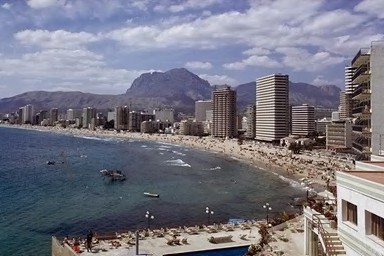
#> input picture Trufor_main/test_docker/images/pristine1.jpg, 384 x 256 px
$ python -i npz_to_png.py   (imports and definitions only)   (older library calls are emulated)
#> lines starting #> are read from the running program, lines starting #| are printed output that depends on the picture
#> further down, picture is the input picture: shape (256, 384, 3); mean B, G, R 131.4, 118.6, 119.1
import os
import numpy as np
import cv2
from PIL import Image, ExifTags


# [109 lines left out: functions npz_to_outputs, extract_exif_anomalies, not called in this run]

def compute_image_metrics(image):
    gray = cv2.cvtColor(image, cv2.COLOR_BGR2GRAY)
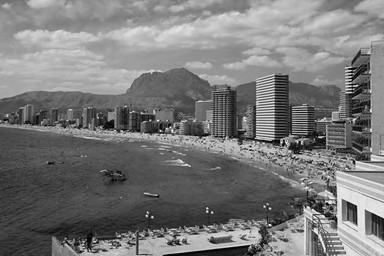
#> gray: shape (256, 384); min 1, max 251, mean 120.2

    blur = cv2.Laplacian(gray, cv2.CV_64F).var()
#> blur = 3040.8
    noise = np.std(gray) / 255.0
#> noise = 0.201

    edges = cv2.Canny(gray, 80, 160)
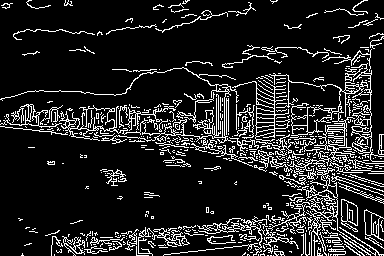
#> edges: shape (256, 384); 13.8% white in thin lines or dots
    edge_density = np.mean(edges) / 255.0
#> edge_density = 0.138

    blockiness = np.std(gray[::8, :] - gray[1::8, :]) / 255.0
#> blockiness = 0.454
    ringing = np.mean(np.abs(cv2.Laplacian(gray, cv2.CV_32F))) / 255.0
#> ringing = 0.117

    hsv = cv2.cvtColor(image, cv2.COLOR_BGR2HSV)
#> hsv: shape (256, 384, 3); mean H, S, V 87.8, 55.3, 138.1
    saturation = np.mean(hsv[:, :, 1]) / 255.0
#> saturation = 0.217

    return {
        "blur": round(blur, 1),
        "noise": round(noise, 3),
        "edge_density": round(edge_density, 3),
        "blockiness": round(blockiness, 3),
        "ringing": round(ringing, 3),
        "saturation": round(saturation, 3)
    }

>>> import cv2
>>> picture = cv2.imread('../Trufor_main/test_docker/images/pristine1.jpg')
>>> result = compute_image_metrics(picture)
#> result = {'blur': 3040.8, 'noise': 0.201, 'edge_density': 0.138, 'blockiness': 0.454, 'ringing': 0.117, 'saturation': 0.217}

$ run again, on Trufor_main/test_docker/images/pristine2.jpg
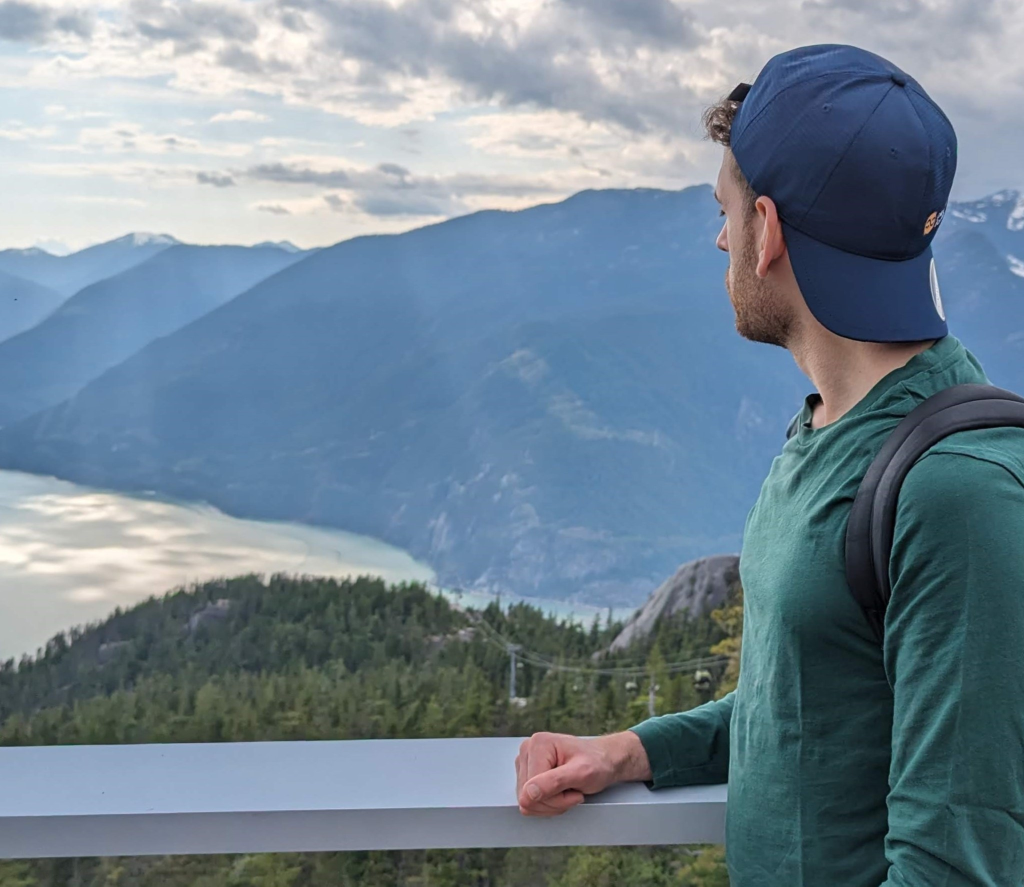
#> input picture Trufor_main/test_docker/images/pristine2.jpg, 2048 x 1773 px (shown at 1/2 size)
#> picture is the input picture: shape (1773, 2048, 3); mean B, G, R 146.3, 132.8, 114.9
#> in compute_image_metrics, `gray = cv2.cvtColor(image, cv2.COLOR_BGR2GRAY)`:
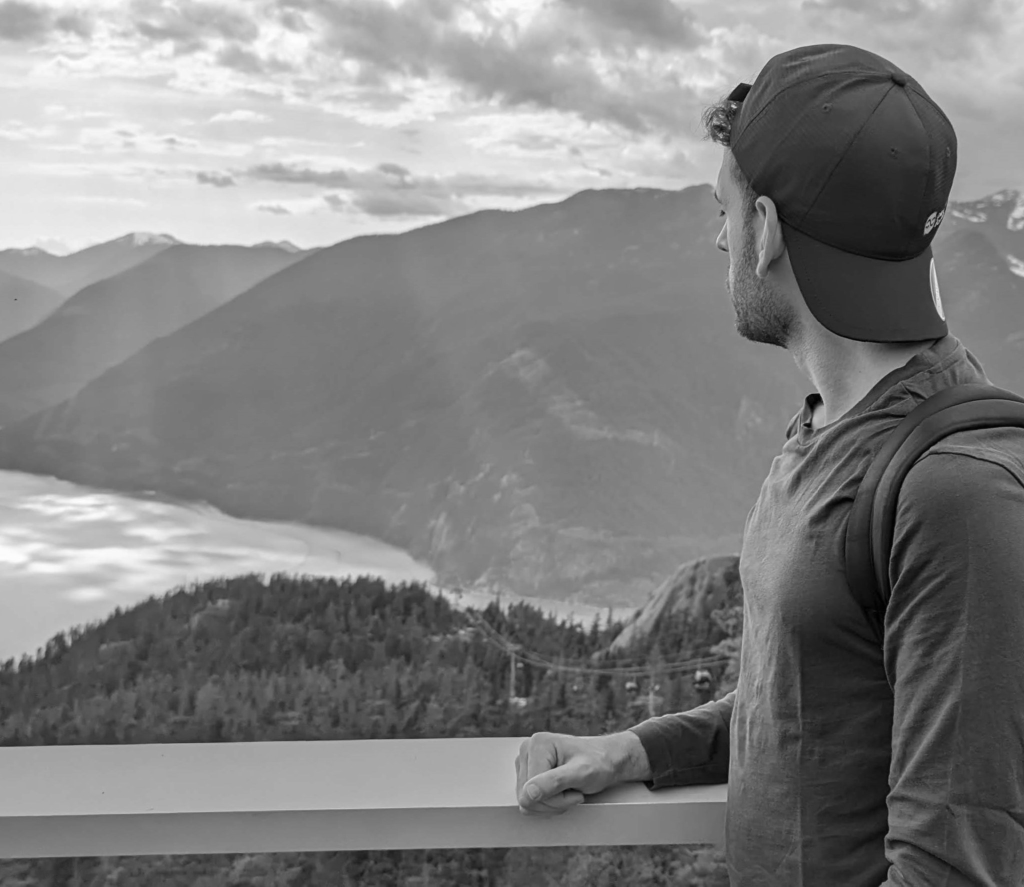
#> gray: shape (1773, 2048) (shown at 1/2 size); min 0, max 254, mean 129
#> blur = 14.48
#> noise = 0.222
#> in compute_image_metrics, `edges = cv2.Canny(gray, 80, 160)`:
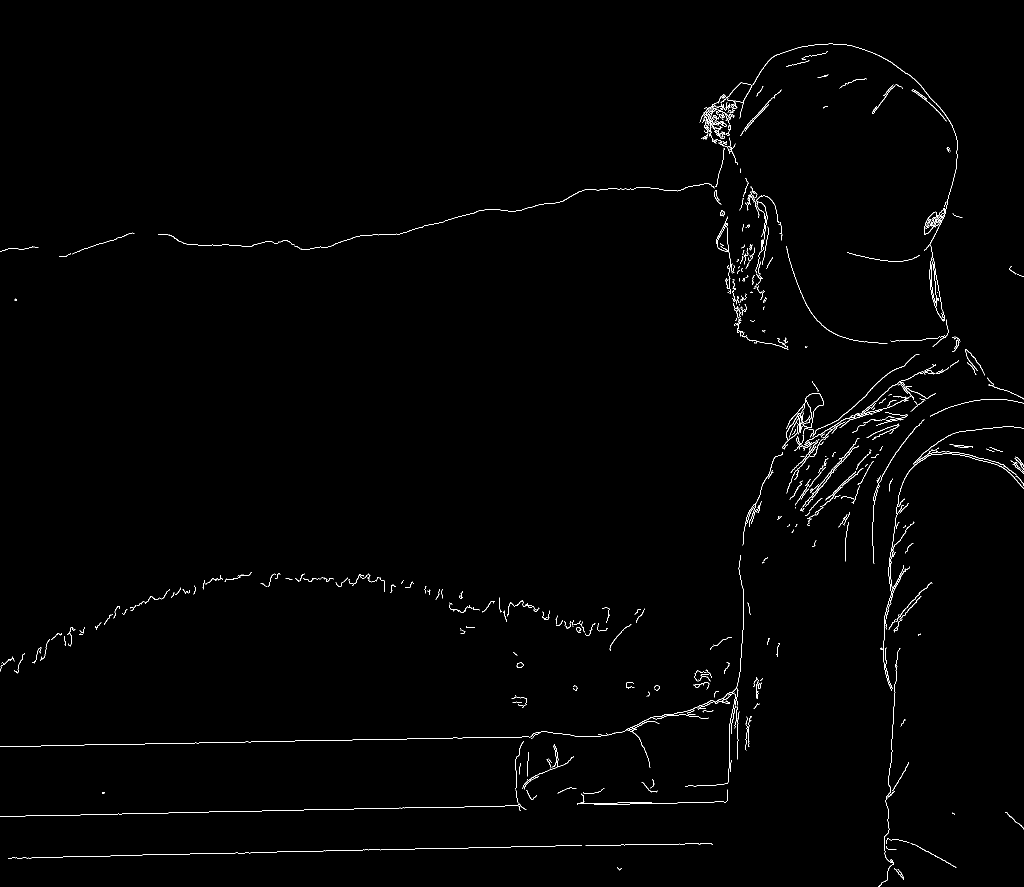
#> edges: shape (1773, 2048) (shown at 1/2 size); 0.83% white in thin lines or dots
#> edge_density = 0.00825
#> blockiness = 0.438
#> ringing = 0.00756
#> hsv: shape (1773, 2048, 3); mean H, S, V 87.6, 73.3, 150.2
#> saturation = 0.287
#> result = {'blur': 14.5, 'noise': 0.222, 'edge_density': 0.008, 'blockiness': 0.438, 'ringing': 0.008, 'saturation': 0.287}

$ run again, on Trufor_main/test_docker/images/tampered1.png
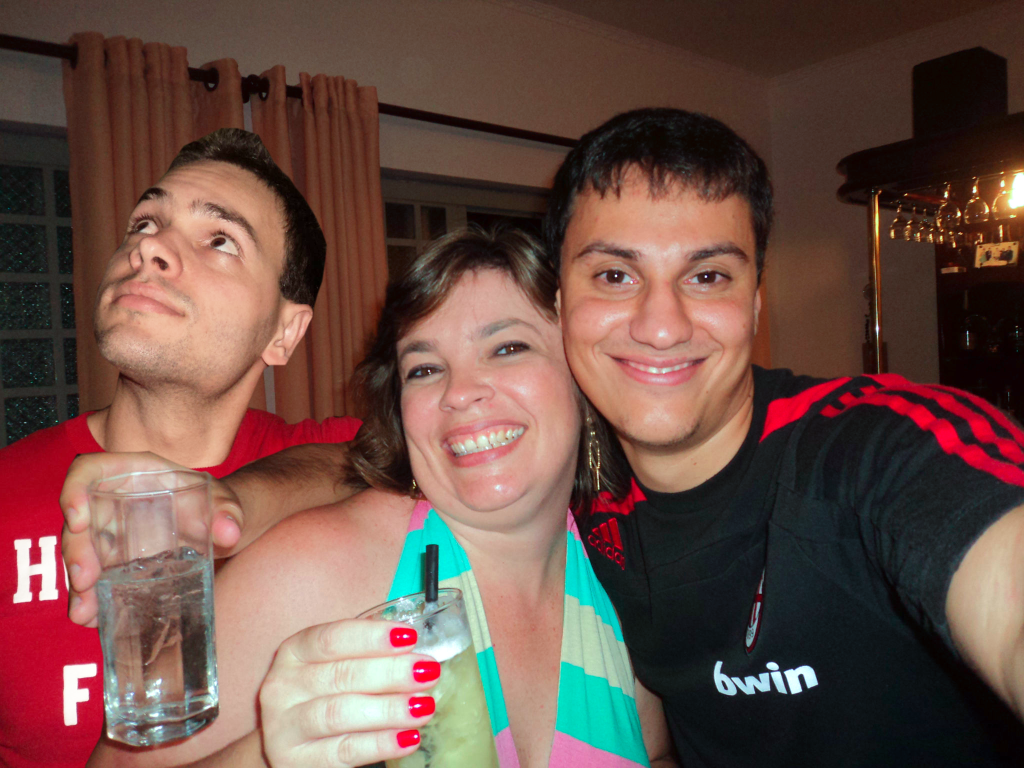
#> input picture Trufor_main/test_docker/images/tampered1.png, 2048 x 1536 px (shown at 1/2 size)
#> picture is the input picture: shape (1536, 2048, 3); mean B, G, R 70.2, 78.8, 107.8
#> in compute_image_metrics, `gray = cv2.cvtColor(image, cv2.COLOR_BGR2GRAY)`:
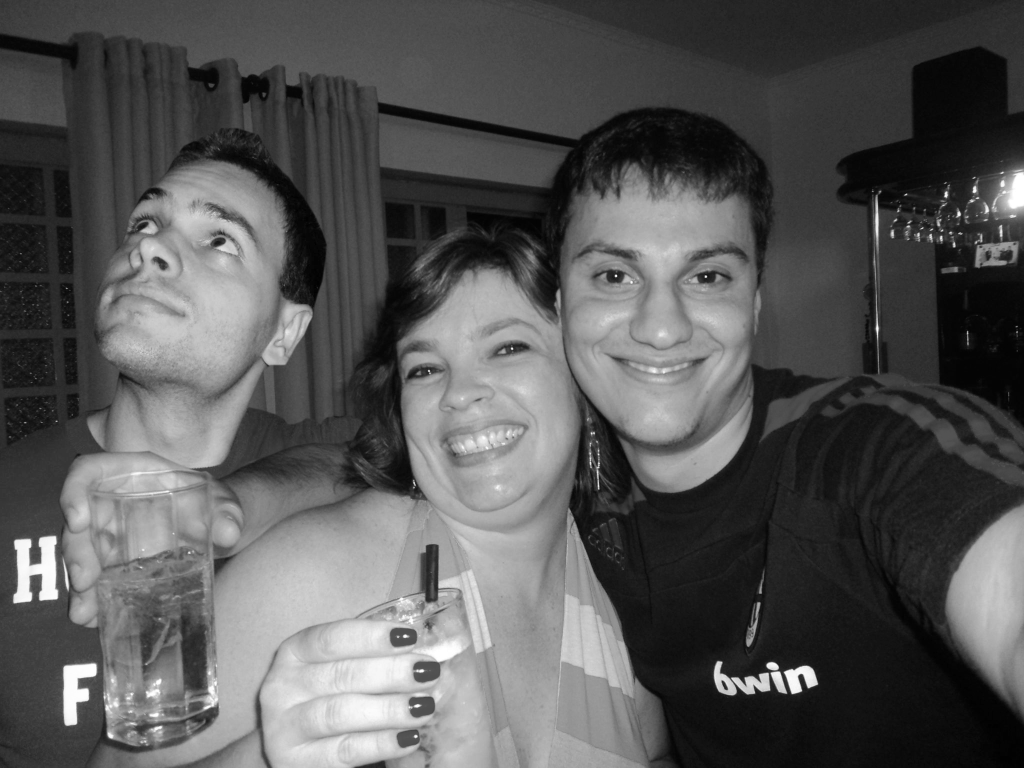
#> gray: shape (1536, 2048) (shown at 1/2 size); min 1, max 255, mean 86.5
#> blur = 39.22
#> noise = 0.244
#> in compute_image_metrics, `edges = cv2.Canny(gray, 80, 160)`:
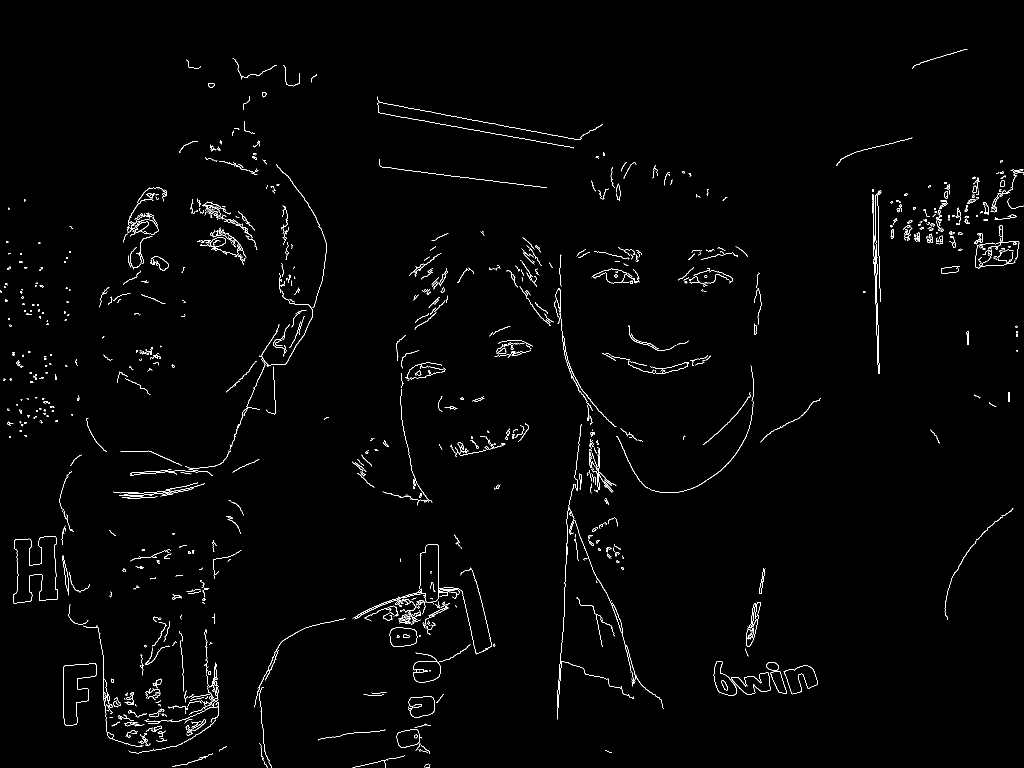
#> edges: shape (1536, 2048) (shown at 1/2 size); 1.3% white in thin lines or dots
#> edge_density = 0.013
#> blockiness = 0.467
#> ringing = 0.0129
#> hsv: shape (1536, 2048, 3); mean H, S, V 41.4, 116.7, 113.6
#> saturation = 0.458
#> result = {'blur': 39.2, 'noise': 0.244, 'edge_density': 0.013, 'blockiness': 0.467, 'ringing': 0.013, 'saturation': 0.458}

$ run again, on Trufor_main/test_docker/images/tampered2.png
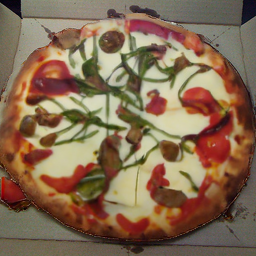
#> input picture Trufor_main/test_docker/images/tampered2.png, 256 x 256 px
#> picture is the input picture: shape (256, 256, 3); mean B, G, R 81.8, 106.8, 133.2
#> in compute_image_metrics, `gray = cv2.cvtColor(image, cv2.COLOR_BGR2GRAY)`:
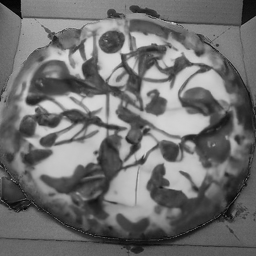
#> gray: shape (256, 256); min 1, max 216, mean 111.8
#> blur = 614.4
#> noise = 0.193
#> in compute_image_metrics, `edges = cv2.Canny(gray, 80, 160)`:
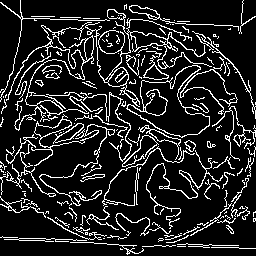
#> edges: shape (256, 256); 14.1% white in thin lines or dots
#> edge_density = 0.141
#> blockiness = 0.47
#> ringing = 0.0567
#> hsv: shape (256, 256, 3); mean H, S, V 28.5, 106.3, 134.1
#> saturation = 0.417
#> result = {'blur': 614.4, 'noise': 0.193, 'edge_density': 0.141, 'blockiness': 0.47, 'ringing': 0.057, 'saturation': 0.417}
